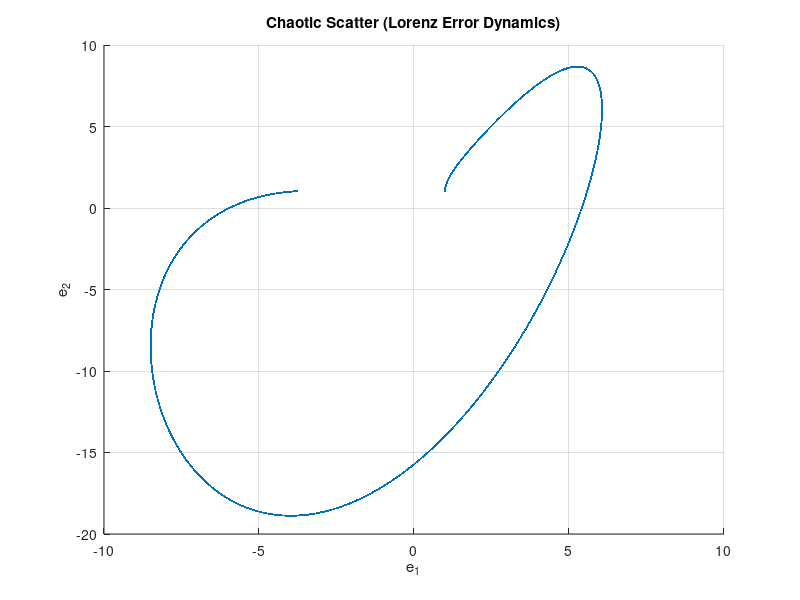

Recreate this plot in MATLAB.
clc; clear; close all;

%% -------------------------------------------------
% PARAMETERS
%% -------------------------------------------------
fs = 5000;                 % Sampling frequency
t = 0:1/fs:1;              % Time vector (1 second)
f = 50;                    % Power system frequency

% Lorenz system parameters (chaotic)
a = 10;
b = 28;
c = 8/3;

dt = 1e-4;                 % Integration step
N = length(t);

%% -------------------------------------------------
% POWER QUALITY SIGNAL GENERATION
%% -------------------------------------------------

% Normal signal
normal = sin(2*pi*f*t);

% Voltage sag
sag = 0.5 * sin(2*pi*f*t);

% Voltage swell
swell = 1.5 * sin(2*pi*f*t);

% Interruption
interruption = zeros(size(t));
interruption(1:round(N/3)) = sin(2*pi*f*t(1:round(N/3)));

% Harmonics (5th harmonic added)
harmonics = sin(2*pi*f*t) + 0.2*sin(2*pi*5*f*t);

% Choose signal to test
input_signal = sag;    % <-- change here (normal, sag, swell, etc.)

% Add noise (5%)
noise = 0.05 * randn(size(t));
measured_signal = input_signal + noise;

%% -------------------------------------------------
% LORENZ CHAOTIC SYSTEM (MASTER & SLAVE)
%% -------------------------------------------------

% Initial conditions
x = [1; 1; 1];   % Master
y = [2; 2; 2];   % Slave

% Storage
ex = zeros(1,N);
ey = zeros(1,N);

for k = 1:N
    % Master system
    dx1 = a*(x(2) - x(1));
    dx2 = b*x(1) - x(1)*x(3) - x(2);
    dx3 = x(1)*x(2) - c*x(3);

    x = x + dt*[dx1; dx2; dx3];

    % Slave system (signal injected)
    dy1 = a*(y(2) - y(1)) + measured_signal(k);
    dy2 = b*y(1) - y(1)*y(3) - y(2);
    dy3 = y(1)*y(2) - c*y(3);

    y = y + dt*[dy1; dy2; dy3];

    % Error dynamics
    e = y - x;

    ex(k) = e(1);
    ey(k) = e(2);
end

%% -------------------------------------------------
% CHAOTIC SCATTER PLOT (Paper Fig. 8–15)
%% -------------------------------------------------

figure;
scatter(ex, ey, 2, 'filled');
xlabel('e_1');
ylabel('e_2');
title('Chaotic Scatter (Lorenz Error Dynamics)');
grid on;

%% -------------------------------------------------
% FEATURE EXTRACTION (Paper Eq. 11)
%% -------------------------------------------------

idx1 = find(ex > -1.5 & ex <= -0.5 & ey > 0);
idx2 = find(ex > -0.5 & ex <=  0.5 & ey > 0);
idx3 = find(ex >  0.5 & ex <=  1.5 & ey > 0);

c1 = mean(abs(ey(idx1)));
c2 = mean(abs(ey(idx2)));
c3 = mean(abs(ey(idx3)));

features = [c1 c2 c3];

disp('Extracted Chaotic Features [c1 c2 c3] =');
disp(features);
